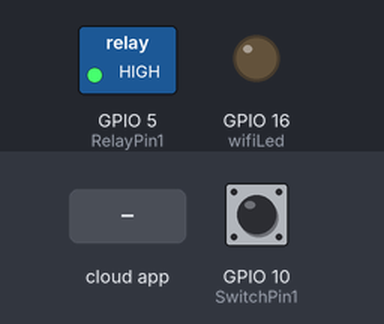
Recording of a sketch running on a simulated ESP8266 (NodeMCU). Shown: switched loads named in the sketch (green lamp = pin HIGH), output pins drawn as LEDs (lit = HIGH). The inputs (shaded band) are chosen by the test bench; at power-on: GPIO 10 (SwitchPin1) HIGH. WiFi joins after 1.5 s; servers stay silent unless stated; what the sketch prints to the serial monitor is not drawn.

Above: at 2.7 s.
2.8 s: the phone or cloud app sets xxxxxxxxxxxxx to 1
At 3.9 s:
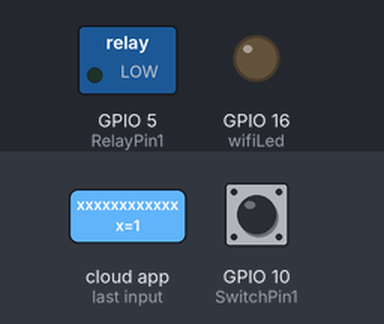
4.3 s: the phone or cloud app sets xxxxxxxxxxxxx to 0
At 5.0 s:
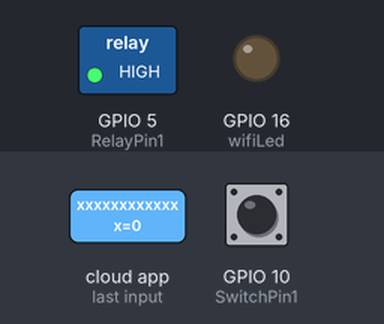
5.8 s: GPIO 10 (SwitchPin1) pulled LOW for 3.2 s
At 6.2 s:
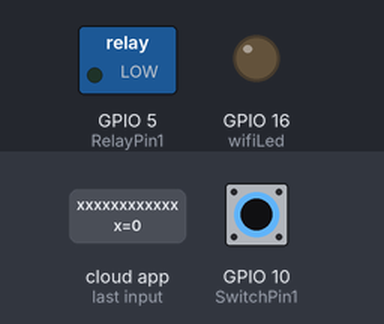
Timing chart, 0 to 10.5 s (numbered marks = the images above; inputs shaded):
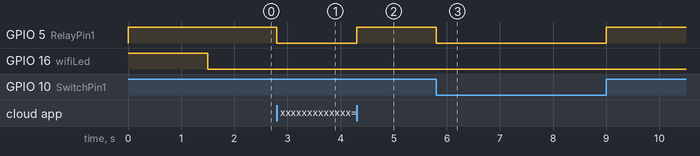

The sketch:

home_automation.ino
```cpp
/* Home Automation (NodeMCU)
  Functionality:
   - Connects ESP8266 to WiFi and SinricPro cloud
   - Exposes multiple "Switch" devices in SinricPro (device_ID_1, device_ID_2, ...)
   - Maps each device ID to a physical relay pin and a local flip switch
   - Allows control from SinricPro (Alexa/Google/Home) and from local switches
   - Debounces local switches and sends state events back to SinricPro when user toggles local switches.
*/

#ifdef ENABLE_DEBUG
  #define DEBUG_ESP_PORT Serial
  #define NODEBUG_WEBSOCKETS
  #define NDEBUG
#endif

#include <Arduino.h>
#include "SinricPro.h"
#include "SinricProSwitch.h"
#include <map>

// WiFi credentials
#define WIFI_SSID "Bhakti"
#define WIFI_PASS "xxxxxxxxx"

// SinricPro credentials
#define APP_KEY "xxxxx-xxxxx-xxxxxxx-xxxxxxxxx-xxxx"
#define APP_SECRET "xxxxxx-xxxxxx-xxxxxx-xxxxxxx-xxxxxxx-xxxxxx-xxxxxx-xxxx"

// Device IDs created in SinricPro
#define device_ID_1 "xxxxxxxxxxxxx"   // Light
#define device_ID_2 "xxxxxxxxxxxxx"   // Fan

// Relay pins driving relay modules
#define RelayPin1 5   // D1
#define RelayPin2 4   // D2

// Local switches  used for manual control
#define SwitchPin1 10  // SD3
#define SwitchPin2 13  // D7

// LED indicating WiFi state
#define wifiLed 16   // D0

// Serial baud rate for debug output
#define BAUD_RATE 9600

// Debounce time for local switches (ms)
#define DEBOUNCE_TIME 250

// Hold mapping between a Sinric device and local pins
typedef struct {
  int relayPIN;       // physical relay control pin
  int flipSwitchPIN;  // local manual switch pin
} deviceConfig_t;

// Map of <SinricDeviceIdString, deviceConfig_t>
static std::map<String, deviceConfig_t> devices = {
  { device_ID_1, { RelayPin1, SwitchPin1 } },
  { device_ID_2, { RelayPin2, SwitchPin2 } },
};

// Hold runtime state for local switches to implement debounce & state tracking
typedef struct {
  String deviceId;
  bool lastFlipSwitchState;           // last read physical level from switch
  unsigned long lastFlipSwitchChange; // timestamp of last change
} flipSwitchConfig_t;

// Map indexed by flipSwitch GPIO -> flipSwitchConfig_t
std::map<int, flipSwitchConfig_t> flipSwitches;

void setupRelays() {
  // Initialize all relay pins as outputs and set them to a safe "off" state
  for (auto &device : devices) {
    int relayPIN = device.second.relayPIN;
    pinMode(relayPIN, OUTPUT);
    digitalWrite(relayPIN, HIGH); // HIGH as initial state
  }
}

void setupFlipSwitches() {
  // Build flipSwitches map: key = physical switch pin, value = deviceId & runtime state
  for (auto &device : devices)  {
    flipSwitchConfig_t flipSwitchConfig;
    flipSwitchConfig.deviceId = device.first;       // Sinric device id string
    flipSwitchConfig.lastFlipSwitchChange = 0;      // initialize debounce timestamp
    flipSwitchConfig.lastFlipSwitchState = true;    // assume HIGH (pull-up) as last state

    int flipSwitchPIN = device.second.flipSwitchPIN;
    flipSwitches[flipSwitchPIN] = flipSwitchConfig;

    // Configure pin as INPUT_PULLUP
    pinMode(flipSwitchPIN, INPUT_PULLUP);
  }
}

// Callback invoked when SinricPro (cloud) requests changing a switch power state
bool onPowerState(String deviceId, bool &state)
{
  Serial.printf("%s: %s\r\n", deviceId.c_str(), state ? "on" : "off");
  int relayPIN = devices[deviceId].relayPIN; // lookup relay pin from map
  digitalWrite(relayPIN, !state);            // set the relay
  return true;
}

// Polls all configured flip switches, debounces them and sends state events to SinricPro
void handleFlipSwitches() {
  unsigned long actualMillis = millis();

  // Iterate all known flip switches
  for (auto &flipSwitch : flipSwitches) {
    unsigned long lastFlipSwitchChange = flipSwitch.second.lastFlipSwitchChange;

    // Only proceed if enough time has passed since last change (debounce)
    if (actualMillis - lastFlipSwitchChange > DEBOUNCE_TIME) {

      int flipSwitchPIN = flipSwitch.first; // the pin number (map key)
      bool lastFlipSwitchState = flipSwitch.second.lastFlipSwitchState;
      bool flipSwitchState = digitalRead(flipSwitchPIN); // read current (INPUT_PULLUP -> HIGH when not pressed)

      // If physical state changed since last read, handle it
      if (flipSwitchState != lastFlipSwitchState) {

#ifdef TACTILE_BUTTON
        // If TACTILE_BUTTON is defined, only react when the button is pressed
        if (flipSwitchState) {
#endif
          flipSwitch.second.lastFlipSwitchChange = actualMillis; // update debounce timestamp
          String deviceId = flipSwitch.second.deviceId;          // which Sinric device to control
          int relayPIN = devices[deviceId].relayPIN;             // mapped relay pin
          bool newRelayState = !digitalRead(relayPIN);           // toggle current relay state
          digitalWrite(relayPIN, newRelayState);                 // set relay to new state
          // Notify SinricPro cloud of changed state so Google stays in sync
          SinricProSwitch &mySwitch = SinricPro[deviceId];
          mySwitch.sendPowerStateEvent(!newRelayState);

#ifdef TACTILE_BUTTON
        } // end tactile-press guard
#endif
        // update last flip switch state with newly read value
        flipSwitch.second.lastFlipSwitchState = flipSwitchState;
      }
    }
  }
}
// Network setup
void setupWiFi()
{
  Serial.printf("\r\n[Wifi]: Connecting");
  WiFi.begin(WIFI_SSID, WIFI_PASS);
  // Wait here until connected
  while (WiFi.status() != WL_CONNECTED) {
    Serial.printf(".");
    delay(250);
  }
  // Turn wifi LED off
  digitalWrite(wifiLed, LOW);
  Serial.printf("connected!\r\n[WiFi]: IP-Address is %s\r\n", WiFi.localIP().toString().c_str());
}
void setupSinricPro()
{
  // Register callbacks for each device we declared in the 'devices' map
  for (auto &device : devices)
  {
    const char *deviceId = device.first.c_str();
    SinricProSwitch &mySwitch = SinricPro[deviceId];
    mySwitch.onPowerState(onPowerState); // when cloud requests power state change -> call onPowerState
  }
  // Start the SinricPro client with APP_KEY and APP_SECRET
  SinricPro.begin(APP_KEY, APP_SECRET);
  // Restore device states stored locally or from SinricPro
  SinricPro.restoreDeviceStates(true);
}
// Main loop
void setup()
{
  Serial.begin(BAUD_RATE);
  // wifi status LED pin, configured as OUTPUT
  pinMode(wifiLed, OUTPUT);
  digitalWrite(wifiLed, HIGH); // set LED to initial state
  // initialize relays and switches and connect to network
  setupRelays();
  setupFlipSwitches();
  setupWiFi();
  setupSinricPro();
}
void loop()
{
  // SinricPro internal handling (receives cloud messages, keeps connection live)
  SinricPro.handle();
  // Poll local switches and handle manual toggles
  handleFlipSwitches();
}
```

Measured:
- after the input at 2.8 s, GPIO 5 (RelayPin1): HIGH → LOW at once
- after the input at 4.3 s, GPIO 5 (RelayPin1): LOW → HIGH at once
- after the input at 5.8 s, GPIO 5 (RelayPin1): HIGH → LOW at once, → HIGH 3.2 s later
